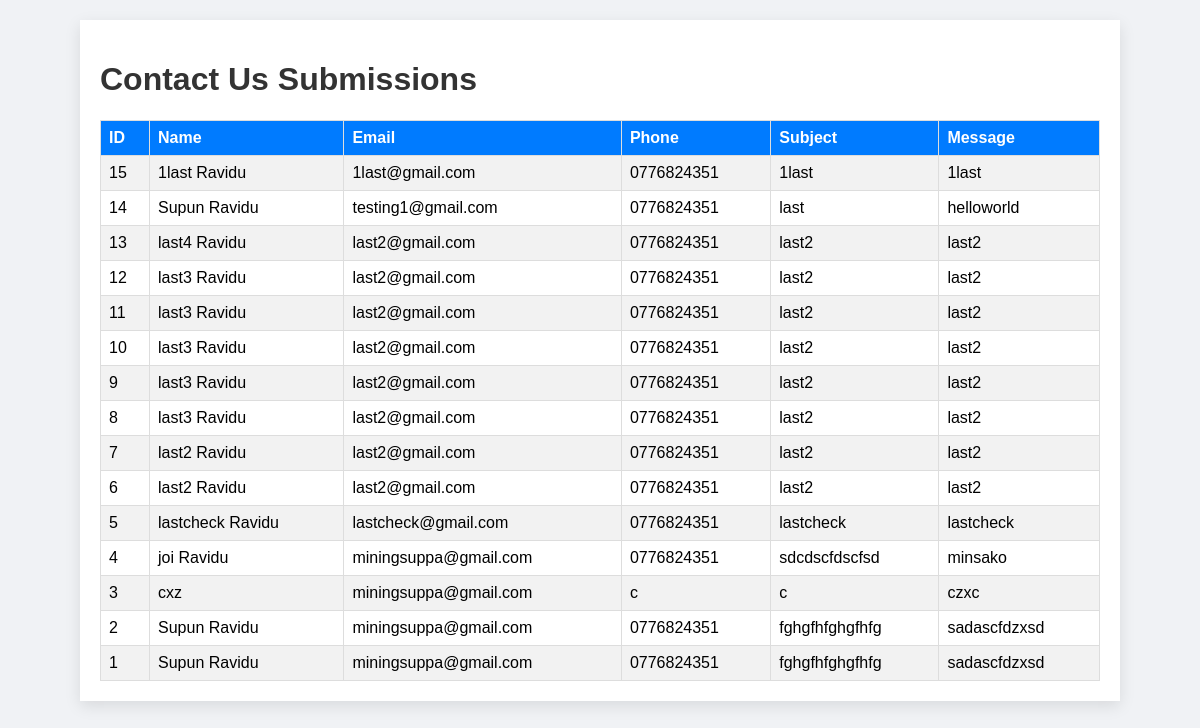
Screenshot of /cineplex/admin_view_contacts.php with the database file from the repository.
### tables this page shows
CREATE TABLE `contactus` (
  `id` int(11) NOT NULL,
  `name` varchar(255) NOT NULL,
  `email` varchar(255) NOT NULL,
  `phone` varchar(255) NOT NULL,
  `subject` varchar(255) NOT NULL,
  `message` text NOT NULL,
  `submitted_at` timestamp NOT NULL DEFAULT current_timestamp()
);

### cineplex/admin_view_contacts.php (the view, shortened to what this page needs)
<?php
include 'db.php';
$query = "SELECT * FROM contactus ORDER BY id DESC";
$result = $conn->query($query);
?>
<!DOCTYPE html>
<html lang="en">
<head>
    <link href="https://cdnjs.cloudflare.com/ajax/libs/font-awesome/5.15.3/css/all.min.css" rel="stylesheet">
</head>
<body>
<div class="container">
    <h1>Contact Us Submissions</h1>
    <table>
        <tr>
            <th>ID</th>
            <th>Name</th>
            <th>Email</th>
            <th>Phone</th>
            <th>Subject</th>
            <th>Message</th>
        </tr>
        <?php while($row = $result->fetch_assoc()): ?>
            <tr>
                <td><?= htmlspecialchars($row['id']) ?></td>
                <td><?= htmlspecialchars($row['name']) ?></td>
                <td><?= htmlspecialchars($row['email']) ?></td>
                <td><?= htmlspecialchars($row['phone']) ?></td>
                <td><?= htmlspecialchars($row['subject']) ?></td>
                <td><?= htmlspecialchars($row['message']) ?></td>
            </tr>
        <?php endwhile; ?>
    </table>
</div>
</body>
</html>

### cineplex/admin_view_contacts.php (style rules this page uses)
body { font-family: 'Arial', sans-serif; background-color: #f0f2f5; margin: 0; padding: 20px; background-image: url('https://static.wixstatic.com/media/467d85_cb633029887848ae95f11cf13d59f153~mv2.jpg/v1/fill/w_640,h_520,al_c,q_80,usm_0.66_1.00_0.01,enc_auto/467d85_cb633029887848ae95f11cf13d59f153~mv2.jpg'); background-size: cover; background-position: center; }
.container { max-width: 1000px; margin: auto; background: #fff; padding: 20px; box-shadow: 0 5px 15px rgba(0,0,0,.1); }
h1 { color: #333; }
table { width: 100%; border-collapse: collapse; }
table, th, td { border: 1px solid #ddd; }
th, td { text-align: left; padding: 8px; }
th { background-color: #007bff; color: white; }
tr:nth-child(even) { background-color: #f2f2f2; }

### rows the page displays
contactus: id "15", name "1last Ravidu", email "1last@gmail.com", phone "0776824351", subject "1last", message "1last"
contactus: id "14", name "Supun Ravidu", email "testing1@gmail.com", phone "0776824351", subject "last", message "helloworld"
contactus: id "13", name "last4 Ravidu", email "last2@gmail.com", phone "0776824351", subject "last2", message "last2"
contactus: id "12", name "last3 Ravidu", email "last2@gmail.com", phone "0776824351", subject "last2", message "last2"
contactus: id "11", name "last3 Ravidu", email "last2@gmail.com", phone "0776824351", subject "last2", message "last2"
contactus: id "10", name "last3 Ravidu", email "last2@gmail.com", phone "0776824351", subject "last2", message "last2"
contactus: id "9", name "last3 Ravidu", email "last2@gmail.com", phone "0776824351", subject "last2", message "last2"
contactus: id "8", name "last3 Ravidu", email "last2@gmail.com", phone "0776824351", subject "last2", message "last2"
contactus: id "7", name "last2 Ravidu", email "last2@gmail.com", phone "0776824351", subject "last2", message "last2"
contactus: id "6", name "last2 Ravidu", email "last2@gmail.com", phone "0776824351", subject "last2", message "last2"
contactus: id "5", name "lastcheck Ravidu", email "lastcheck@gmail.com", phone "0776824351", subject "lastcheck", message "lastcheck"
contactus: id "4", name "joi Ravidu", email "miningsuppa@gmail.com", phone "0776824351", subject "sdcdscfdscfsd", message "minsako"
contactus: id "3", name "cxz", email "miningsuppa@gmail.com", phone "c", subject "c", message "czxc"
contactus: id "2", name "Supun Ravidu", email "miningsuppa@gmail.com", phone "0776824351", subject "fghgfhfghgfhfg", message "sadascfdzxsd"
contactus: id "1", name "Supun Ravidu", email "miningsuppa@gmail.com", phone "0776824351", subject "fghgfhfghgfhfg", message "sadascfdzxsd"
